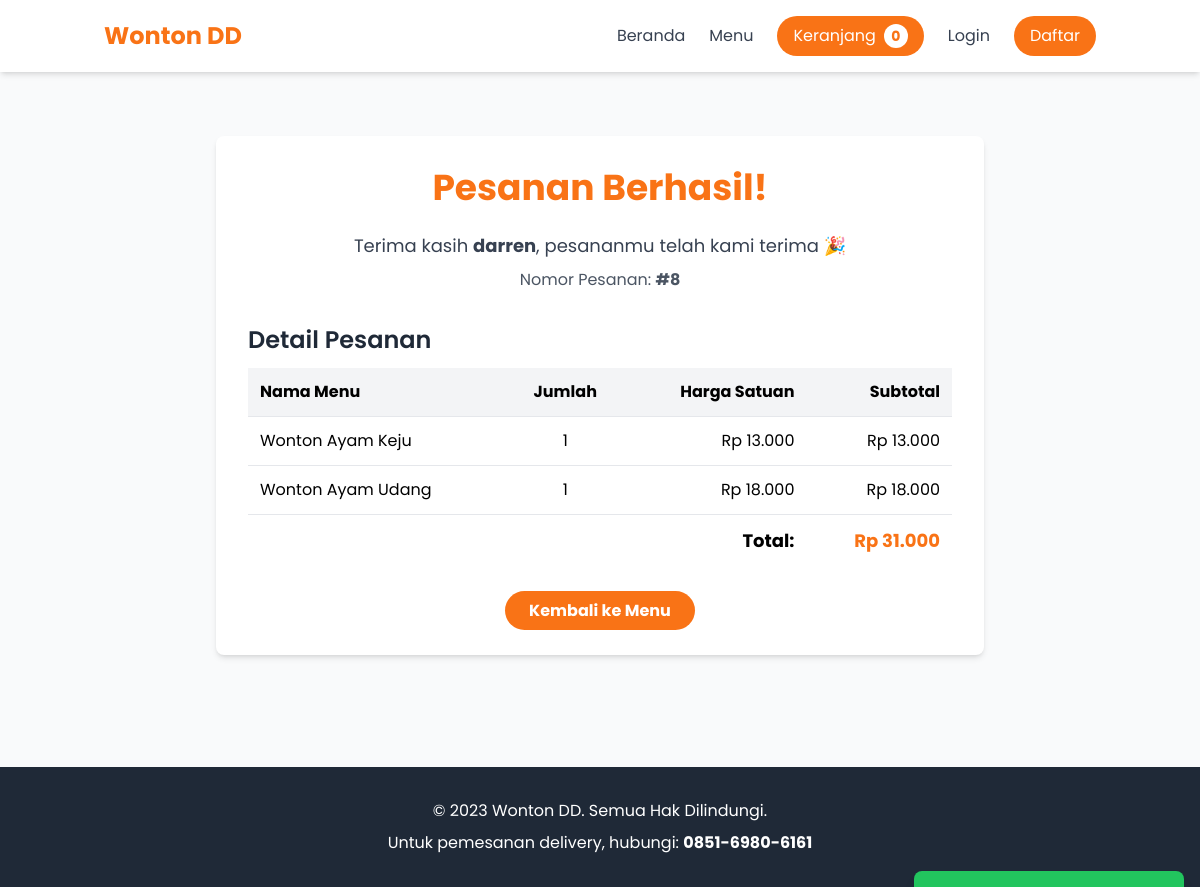
/sukses.php?id=8, run on the app's committed database.
### tables this page shows
CREATE TABLE `pemesanan` (
  `id` int(11) NOT NULL,
  `nama_pemesan` varchar(100) DEFAULT NULL,
  `id_user` int(11) DEFAULT NULL,
  `tanggal_pesan` timestamp NOT NULL DEFAULT current_timestamp(),
  `total_harga` decimal(10,2) NOT NULL,
  `status` enum('Menunggu Konfirmasi','Dikonfirmasi','Selesai') NOT NULL DEFAULT 'Menunggu Konfirmasi',
  `catatan` text DEFAULT NULL
);

CREATE TABLE `detail_pemesanan` (
  `id` int(11) NOT NULL,
  `id_pemesanan` int(11) NOT NULL,
  `id_menu` int(11) NOT NULL,
  `jumlah` int(11) NOT NULL,
  `harga_satuan` decimal(10,2) NOT NULL
);

CREATE TABLE `menu` (
  `id` int(11) NOT NULL,
  `nama_menu` varchar(100) NOT NULL,
  `deskripsi` text DEFAULT NULL,
  `harga` decimal(10,2) NOT NULL,
  `gambar` varchar(255) DEFAULT 'default.jpg'
);

### sukses.php (the view, shortened to what this page needs)
<?php
include 'includes/db.php';
$id_pemesanan = intval($_GET['id']);
$stmt = $conn->prepare("SELECT * FROM pemesanan WHERE id = ?");
$stmt->bind_param("i", $id_pemesanan);
$stmt->execute();
$pemesanan = $stmt->get_result()->fetch_assoc();
$query_detail = "
    SELECT m.nama_menu, dp.jumlah, dp.harga_satuan, (dp.jumlah * dp.harga_satuan) AS subtotal
    FROM detail_pemesanan dp
    JOIN menu m ON dp.id_menu = m.id
    WHERE dp.id_pemesanan = ?
";
$stmt_detail = $conn->prepare($query_detail);
$stmt_detail->bind_param("i", $id_pemesanan);
$stmt_detail->execute();
$detail_result = $stmt_detail->get_result();
include 'includes/header.php';
?>
<section class="py-16">
    <div class="container mx-auto px-4">
        <div class="bg-white p-8 rounded-lg shadow-md max-w-3xl mx-auto">
            <h1 class="text-4xl font-bold text-center text-orange-500 mb-6">Pesanan Berhasil!</h1>
            <div class="text-center mb-8">
                <p class="text-lg text-gray-700">Terima kasih <strong><?php echo htmlspecialchars($pemesanan['nama_pemesan']); ?></strong>, pesananmu telah kami terima 🎉</p>
                <p class="text-gray-600 mt-2">Nomor Pesanan: <strong>#<?php echo $pemesanan['id']; ?></strong></p>
            </div>
            <div class="mb-6">
                <h2 class="text-2xl font-semibold text-gray-800 mb-3">Detail Pesanan</h2>
                <table class="w-full border-collapse">
                    <thead>
                        <tr class="bg-gray-100 border-b">
                            <th class="text-left p-3">Nama Menu</th>
                            <th class="text-center p-3">Jumlah</th>
                            <th class="text-right p-3">Harga Satuan</th>
                            <th class="text-right p-3">Subtotal</th>
                        </tr>
                    </thead>
                    <tbody>
                        <?php
                        $total = 0;
                        while ($row = $detail_result->fetch_assoc()):
                            $total += $row['subtotal'];
                        ?>
                        <tr class="border-b">
                            <td class="p-3"><?php echo htmlspecialchars($row['nama_menu']); ?></td>
                            <td class="text-center p-3"><?php echo $row['jumlah']; ?></td>
                            <td class="text-right p-3">Rp <?php echo number_format($row['harga_satuan'], 0, ',', '.'); ?></td>
                            <td class="text-right p-3">Rp <?php echo number_format($row['subtotal'], 0, ',', '.'); ?></td>
                        </tr>
                        <?php endwhile; ?>
                    </tbody>
                    <tfoot>
                        <tr>
                            <td colspan="3" class="text-right p-3 font-bold text-lg">Total:</td>
                            <td class="text-right p-3 font-bold text-orange-500 text-lg">
                                Rp <?php echo number_format($total, 0, ',', '.'); ?>
                            </td>
                        </tr>
                    </tfoot>
                </table>
            </div>
            <div class="text-center mt-8">
                <a href="menu.php" class="bg-orange-500 hover:bg-orange-600 text-white font-bold py-2 px-6 rounded-full transition">
                    Kembali ke Menu
                </a>
            </div>
        </div>
    </div>
</section>
<?php include 'includes/footer.php'; ?>

### includes/header.php (style rules this page uses)
body { font-family: 'Poppins', sans-serif; }

### data on the page
pemesanan: nama_pemesan "darren", id "8"
detail_pemesanan: id_menu.nama_menu "Wonton Ayam Keju", jumlah "1", harga_satuan "13.000", subtotal "13.000"
detail_pemesanan: id_menu.nama_menu "Wonton Ayam Udang", jumlah "1", harga_satuan "18.000", subtotal "18.000"

### other printed values
$total "31.000"
